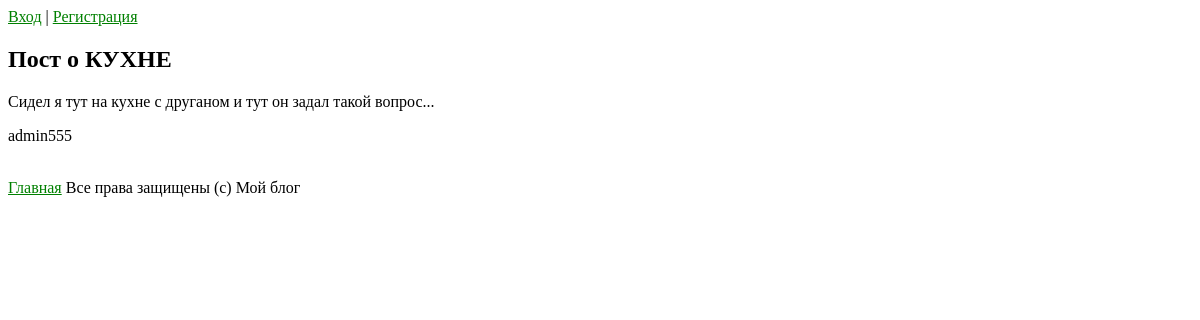
The page /articles/2 on the database its author committed.
### tables this page shows
CREATE TABLE `articles` (
  `id` int(11) NOT NULL,
  `author_id` int(11) NOT NULL,
  `name` varchar(255) NOT NULL,
  `text` text NOT NULL,
  `created_at` datetime NOT NULL DEFAULT CURRENT_TIMESTAMP
);

CREATE TABLE `users` (
  `id` int(11) NOT NULL,
  `nickname` varchar(128) NOT NULL,
  `email` varchar(255) NOT NULL,
  `is_confirmed` tinyint(1) NOT NULL DEFAULT '0',
  `role` enum('admin','user') NOT NULL,
  `password_hash` varchar(255) NOT NULL,
  `auth_token` varchar(255) NOT NULL,
  `created_at` datetime NOT NULL DEFAULT CURRENT_TIMESTAMP
);

### src/MyProject/Controllers/ArticlesController.php (called while the page is built, shortened)
<?php
class ArticlesController extends AbstractController
{
    public function view(int $articleId)
    {
    $article = Article::getById($articleId);
    $this->view->renderHtml('articles/view.php',['article'=>$article]);
    }
}

### www/index.php (called while the page is built, shortened)
<?php
try{
    $routes = require __DIR__ . str_replace('/','\\','/../src/routes.php');
    $route = $_GET['route'] ?? '';
    foreach ($routes as $pattern => $controllerAndAction) {
        preg_match($pattern, $route, $matches);
        if (!empty($matches)) {
            break;
        }
    }
    unset($matches[0]);
    $actionName = $controllerAndAction[1];
    $controller = new $controllerName();
    $controller -> $actionName(...$matches);
} catch (\MyProject\Exceptions\DbException $e) {
    $view = new \MyProject\View\View(__DIR__. str_replace('/','\\','/../src/templates/errors'));
    $view->renderHtml('500.php', ['error'=>$e->getMessage()],500);
} catch (\MyProject\Exceptions\NotFoundException $e) {
    $view = new \MyProject\View\View(__DIR__. str_replace('/','\\','/../src/templates/errors'));
    $view->renderHtml('404.php', ['error'=>$e->getMessage()],404);
}catch (\MyProject\Exceptions\UnauthorizedException $e) {
    $view = new \MyProject\View\View(__DIR__. str_replace('/','\\','/../src/templates/errors'));
    $view->renderHtml('401.php', ['error'=>$e->getMessage()],401);
}

### src/settings.php (called while the page is built)
<?php
return [
    'db'=>[
        'user'=>'user',
        'password'=>'userP@ssw0rd',
        'dbname'=>'my_project',
        'host'=>'localhost',
    ]
];

### src/MyProject/Services/Db.php (called while the page is built, shortened)
<?php
class Db
{
    private static $instance;
    private $pdo;
    private function __construct()
    {
        $dbOptions = (require __DIR__.'/../../settings.php')['db'];
        try {
            $this->pdo = new PDO(
                'mysql:host='.$dbOptions['host'].'; dbname='.$dbOptions['dbname'],
                $dbOptions['user'],
                $dbOptions['password']
            );
            $this->pdo->exec('SET NAMES UTF8');
        } catch (PDOException $e) {
            throw new DbException("Ошибка при подключении к базе данных:" . $e->getMessage());
        }
    }
    public function query(string $sql, array $params = [], string $className = 'stdClass'): ?array
    {
        $sth = $this->pdo->prepare($sql);
        $result = $sth->execute($params);
        return $sth->fetchAll(PDO::FETCH_CLASS, $className);
    }
    public static function getInstances():self
    {
        if (self::$instance === null) {
            self::$instance = new self();
        }
        return self::$instance;
    }
}

### src/MyProject/Models/ActiveRecordEntity.php (called while the page is built, shortened)
<?php
abstract class ActiveRecordEntity
{
    private function under_score_ToCamelCase(string $source):string
    {
        return lcfirst(str_replace('_','',ucwords($source, '_')));
    }
    public static function getById(int $id): ?self
    {
        $db = Db::getInstances();
        $entities = $db->query('SELECT * FROM `'.static::getTableName().'` WHERE `id` = :id;', [':id'=>$id], static::class);
        return $entities ? $entities[0]:null;
    }
}

### src/MyProject/Models/Articles/Article.php (called while the page is built, shortened)
<?php
class Article extends ActiveRecordEntity
{
    protected $name;
    protected $text;
    protected $authorId;
    public function getName():string
    {
        return $this->name;
    }
    public function getText():string
    {
        return $this->text;
    }
    protected static function getTableName(): string
    {
        return 'articles';
    }
    public function getAuthor():User
    {
        return User::getByID($this->authorId);
    }
}

### src/MyProject/Models/Users/User.php (called while the page is built, shortened)
<?php
class User extends ActiveRecordEntity
{
    protected $nickname;
    public function getNickname():string
    {
        return $this->nickname;
    }
    protected static function getTableName(): string
    {
        return 'users';
    }
}

### src/templates/articles/view.php (the view, shortened to what this page needs)
<?php include('../src/templates/header.php');?>
    <h2><?=$article->getName();?></h2>
    <p><?=$article->getText();?></p>
    <p><?=$article->getAuthor()->getNickname();?></p>
    <br>
    <a href="/www">Главная</a>
<?php include('../src/templates/footer.php');?>

### www/style.css (style rules this page uses)
a, a:visited { color:green; }

### rows shown on the page
articles: name "Пост о КУХНЕ", text "Сидел я тут на кухне с друганом и тут он задал такой вопрос...", author.nickname "admin555"
